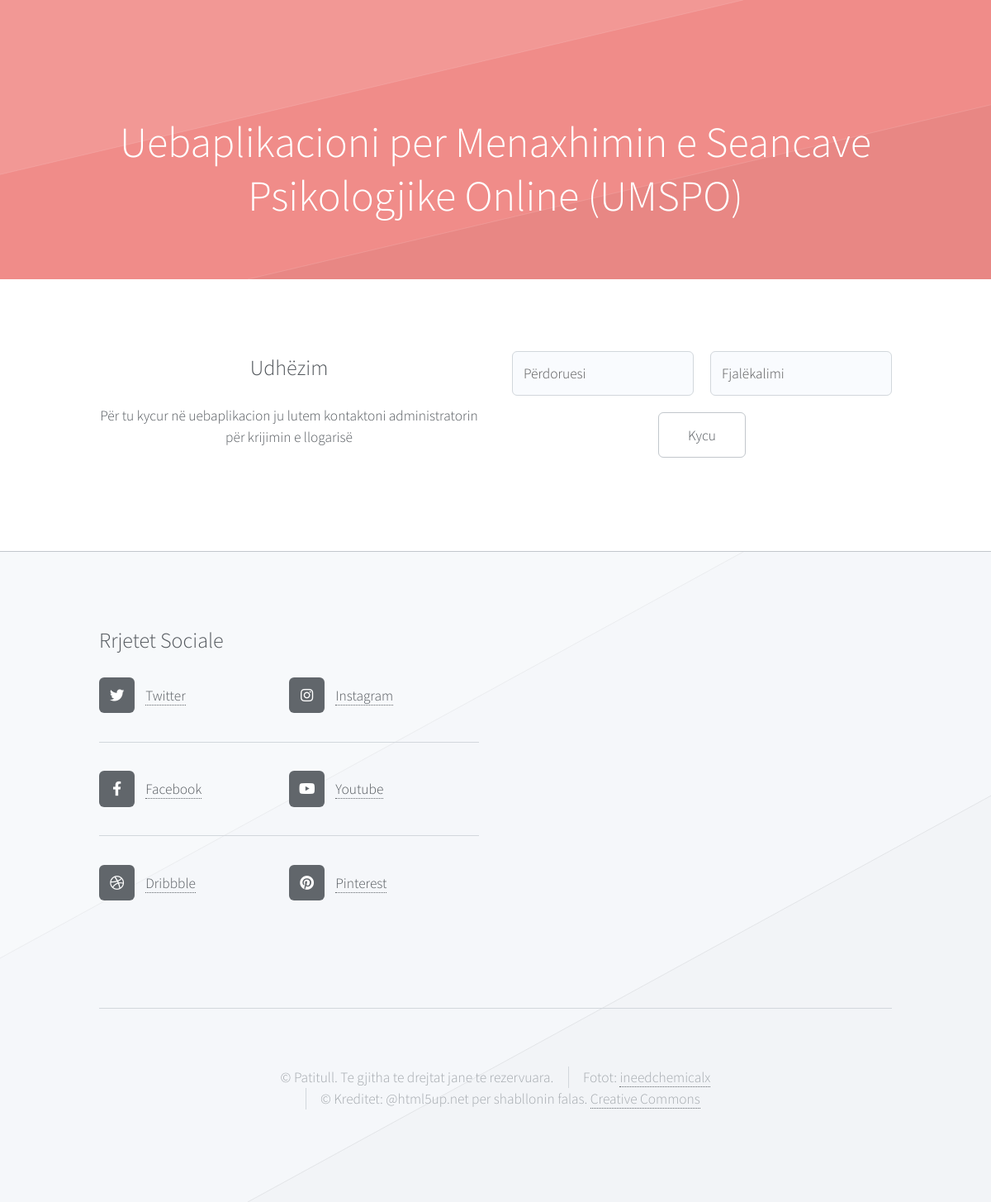
/ModuliAdministratorit/index.php, run on the app's committed database.
### tables this page shows
CREATE TABLE `umspo_tedhenat` (
  `ID_TeDhenat` int(11) NOT NULL,
  `Titulli` varchar(100) NOT NULL,
  `Pershkrimi` varchar(1000) NOT NULL,
  `Dosja` varchar(255) NOT NULL,
  `PamjaFaqes` varchar(50) NOT NULL
);

### ModuliAdministratorit/FundiFaqes.php (the view, shortened to what this page needs)
<?php
            $rezultati = mysqli_query($lidh, "SELECT * FROM umspo_tedhenat WHERE PamjaFaqes='Fotofundifaqes'");
            while ($row = mysqli_fetch_assoc($rezultati)) {
              extract($row);
            ?>
            <div id="footer-wrapper"style="background-image: url('<?php echo $Dosja; ?>'); background-size: 100%;"><?php } ?>
					<div id="footer" class="container">
						<div class="row">
									<?php
            $rezultati = mysqli_query($lidh, "SELECT * FROM umspo_tedhenat WHERE PamjaFaqes='pamjafaqes_rrsociale'");
            while ($row = mysqli_fetch_assoc($rezultati)) {
              extract($row);
            ?>
						<section class="col-6 col-12-narrower">
								<h3><?php echo $Titulli ?></h3></br>
								<div class="row gtr-0">
									<?php echo $Pershkrimi; ?>
								</div>
							</section>
			<?php } ?>
					</div>
					<div id="copyright" class="container">
												<?php
            $rezultati = mysqli_query($lidh, "SELECT * FROM umspo_tedhenat WHERE PamjaFaqes='pamjafaqes_copyright'");
            while ($row = mysqli_fetch_assoc($rezultati)) {
              extract($row);
            ?>
							<?php echo $Pershkrimi; ?>
			<?php } ?>
					</div>
				</div>
			</div>

### ModuliAdministratorit/index.php (shortened to what this page needs)
<?php
	include('kycu.php');
?>
<!DOCTYPE HTML>
<html>
	<head>
		<link rel="stylesheet" href="assets/css/main.css" />
	</head>
	<body class="homepage is-preload">
		<div id="page-wrapper">
<?php
            $rezultati = mysqli_query($lidh, "SELECT * FROM umspo_tedhenat WHERE PamjaFaqes='KokaFaqes'");
            while ($row = mysqli_fetch_assoc($rezultati)) {
                     extract($row);
               ?><div id="header-wrapper" style="background-image: url('<?php echo $Dosja; ?>'); background-size: 100%;">
	<?php } ?>
						<?php include_once("KokaFaqes.php"); ?>
				</div>
				<div class="wrapper">
					<div class="container">
						<div class="row">
							<section class="col-6 col-12-narrower feature">
								<h3>Udhëzim</h3>
								<br>
								<h4>Për tu kycur në uebaplikacion ju lutem kontaktoni administratorin për krijimin e llogarisë</h4>
							</section>
							<section class="col-6 col-12-narrower feature">
								<section class="col-6 col-12-narrower">
								    <form method="post" action="#">
									    <div class="row gtr-50">
										    <div class="col-6 col-12-mobile">
												<input name="Emri_Perdoruesit" placeholder="Përdoruesi" type="text" />
										    </div>
											<div class="col-6 col-12-mobile">
												<input name="Fjalekalimi" placeholder="Fjalëkalimi" type="password" />
											</div>
											<div class="col-12">
												<ul class="actions">
													<li><input type="submit"name="submit" value="Kycu" /></li>
												</ul>
											</div>
										</div>
									</form>
								</section>
							</section>
						</div>
					</div>
				</div>
				<?php include_once("FundiFaqes.php"); ?>
		</div>
	</body>
</html>

### ModuliAdministratorit/KokaFaqes.php (shortened to what this page needs)
<?php
           $rezultati = mysqli_query($lidh, "SELECT * FROM umspo_tedhenat WHERE PamjaFaqes='KokaFaqes'");
           while ($row = mysqli_fetch_assoc($rezultati)) {
             extract($row);
           ?><section id="hero" class="container">
						<header>
							<h2><?php echo $Titulli ?></h2>
						</header>
</section>
<?php } ?>

### data on the page
umspo_tedhenat: Dosja (picture), Titulli "Uebaplikacioni per Menaxhimin e Seancave Psikologjike Online (UMSPO)"
umspo_tedhenat: Dosja (picture)
umspo_tedhenat: Titulli "Rrjetet Sociale", Pershkrimi "Twitter Facebook Dribbble Instagram Youtube Pinterest"
umspo_tedhenat: Pershkrimi "© Patitull. Te gjitha te drejtat jane te rezervuara. Fotot: ineedchemicalx © Kreditet: @html5up.net per shabllonin falas. Creative Commons"
